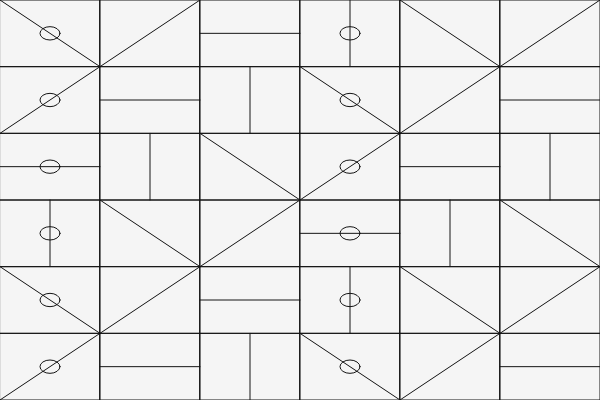
Frame 1 (no input)
Frame 60 (no input): identical to frame 1, image omitted
Frame 120 (the mouse pressed at the canvas centre since frame 60): identical to frame 1, image omitted

The p5.js sketch that drew this single still picture (run headless with seeded random() and noise() and a simulated clock; from frame 60 on, the mouse is pressed at the canvas centre):

// p5.js sketch
// ── sketch.js
/* 
A LeWitt-style sketch should make you able to say:
“This drawing exists because of a rule.”

Not:
 “I added shapes until it looked interesting.”
*/

function setup() {
  createCanvas(600, 400);
  background(245);
  stroke(20);
  noFill();

  let cols = 6;
  let rows = 6;
  let cellW = width / cols;
  let cellH = height / rows

  for (let row = 0; row < rows; row++) {
    for (let col = 0; col < cols; col++) {
      let x = col * cellW;
      let y = row * cellH;

      // draw the cell boundary
      rect(x, y, cellW, cellH);

      // choose a line based on 4 rules
      let rule = (row + col) % 4;
      if (rule === 0) {
        // diagonal line from top left to bottom right
        line(x, y, x + cellW, y + cellH);
      } else if (rule === 1) {
        // diagonal line from top right to bottom left
        line(x + cellW, y, x, y + cellH);
      } else if (rule === 2) {
        // horizontal line through the middle of the cell 
        line(x, y + cellH / 2, x + cellW, y + cellH / 2);
      } else if (rule === 3) {  
        // vertical line through the middle of the cell
        line(x + cellW / 2, y, x + cellW / 2, y + cellH);
      }

      // ellipse in every 3rd cell
      if ((row * cols + col) % 3 === 0) {
          let x = col * cellW + cellW / 2;
          let y = row * cellH + cellH / 2;
          ellipse(x, y, cellW * 0.2, cellH * 0.2);
      }
    }
  }
}


// 1. Create Grid
// use rows and columns to create a grid of lines
// 2.  Randomly draw lines in the grid 

function draw() {
  strokeWeight(1);
}
